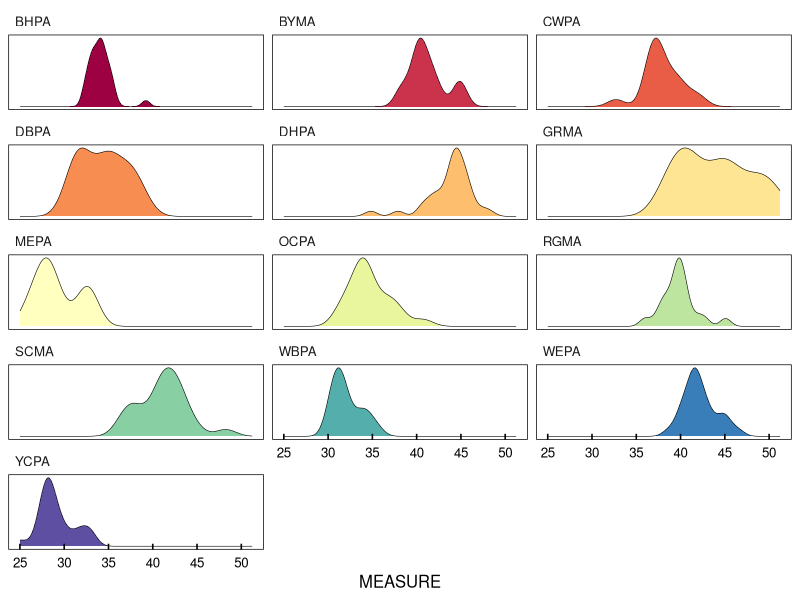
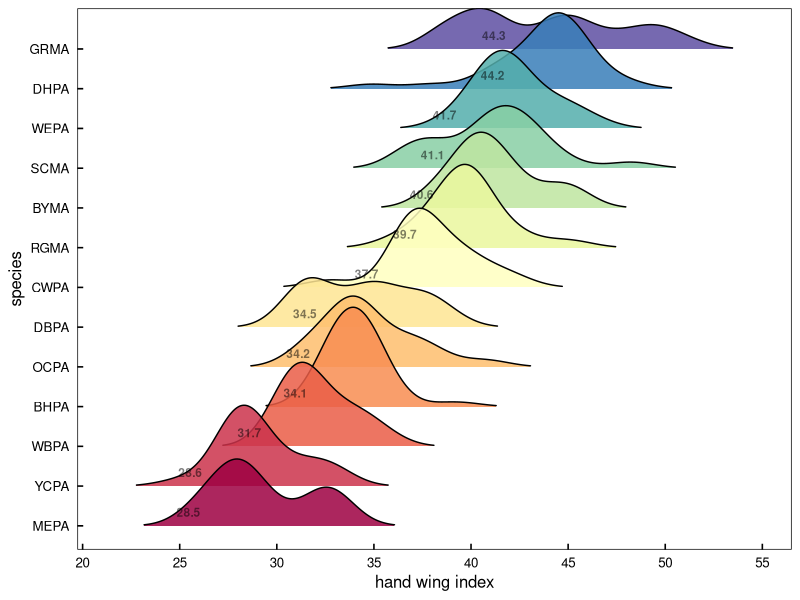
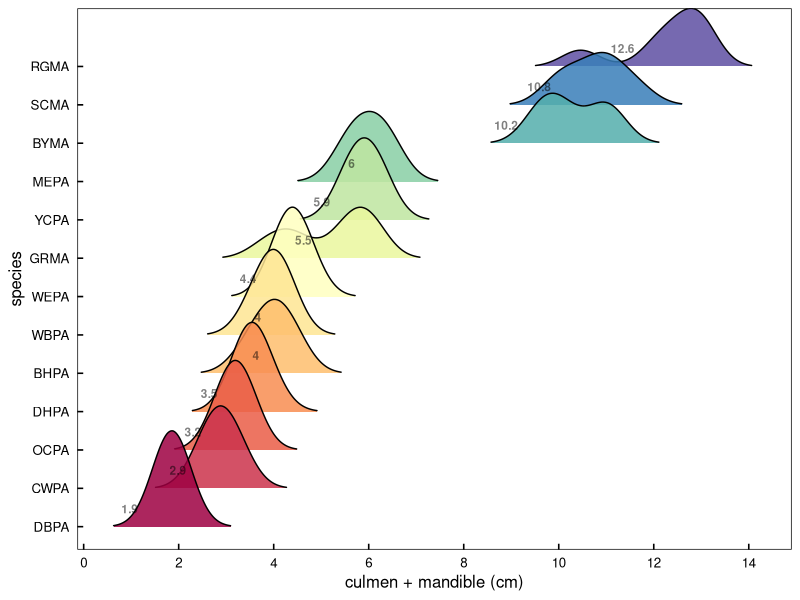
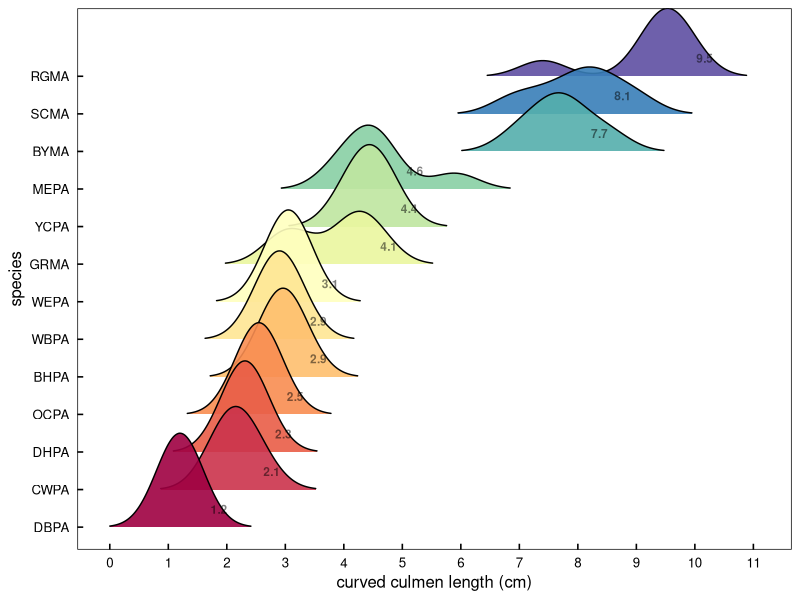
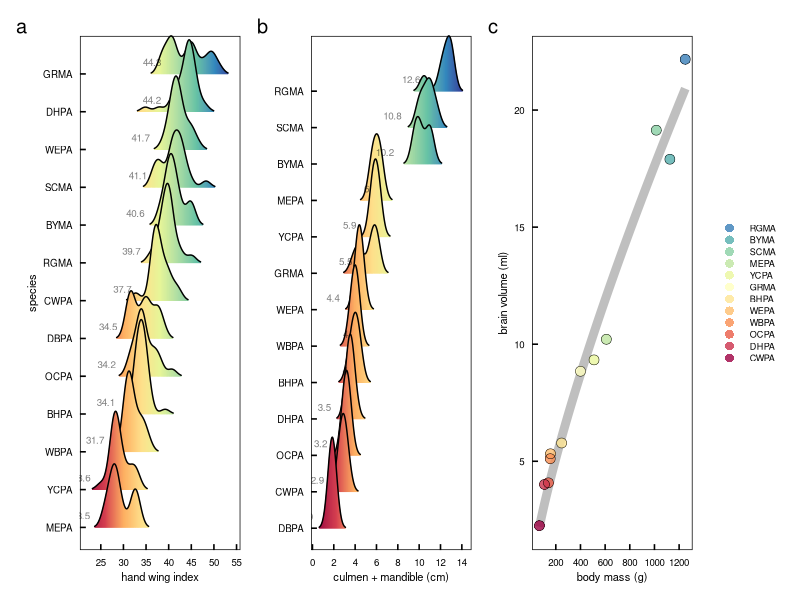

These charts were generated, in order, by the following R code:
#### this script is exploring the morphometric data 
#### from parrots, macaws, and parakeets measured in museums
#### interested in factors contributing to social roles and hierarchies
#### then some basic dataviz


library(ggplot2)      # plotting and viz
library(plyr)         # legacy df manipulation
library(dplyr)        # variable grouping and manipulation
library(reshape)      # legacy df manipulation
library(data.table)   # legacy functions on df 
library(tidyr)        # gathering and spreading
library(zoo)          # roll mean
library(ggthemes)     # helpful ggplot themes
library(forcats)
library(scales)
library(RColorBrewer) # pretty colors
library(ggridges)
library(colorspace)
library(patchwork)


# my custom ggplot theme
themeKV <- theme_few()+
  theme(strip.background = element_blank(),
        axis.line = element_blank(),
        axis.text.x = element_text(colour = "black", margin = margin(0.2, unit = "cm")),
        axis.text.y = element_text(colour = "black", margin = margin(c(1, 0.2), unit = "cm")),
        axis.ticks.x = element_line(colour = "black"), axis.ticks.y = element_line(colour = "black"),
        axis.ticks.length=unit(-0.15, "cm"),element_line(colour = "black", linewidth=.25),
        panel.border = element_rect(colour = "black", fill=NA, linewidth=.5),
        legend.title=element_blank(),
        strip.text=element_text(hjust=0))


#### read in beak and wing morph data
# setwd("/Users/kylevanhoutan/colpa_flock/")
morphs <- read.csv('data/museo_morphs.csv')

#### subset full data set for just wing data 
# focusing here on dispersal ability, so pulling "wing_Hwi" 
# wing_Hwi = hand wing index from Claramunt & Wright 2017, https://doi.org/10.1201/9781315120454
morph_HWi <- subset(morphs, MORPH == "wing_Hwi")
morph_HWi <- morph_HWi[!(morph_HWi$CODE == ""), ]  # remove blank entries in species CODE, for congeners that haven't been rescaled and assigned a CODE

# make a density plot, facet by species CODE
colourCount = length(unique(morph_HWi$CODE)) # but first expand the 11 brewer palette categories
getPalette = colorRampPalette(brewer.pal(11, "Spectral")) # interpolate colors to fit the 13 parrot species
Spectral13 <- getPalette(colourCount) # 13 color Spectral palette 

# then make the plot and call in the expanded Brewer pal
ggplot(morph_HWi, aes(x = MEASURE, fill = CODE)) + 
  themeKV + theme(legend.position = "none") +
  scale_fill_manual(values = Spectral13) +
  #  scale_fill_brewer(palette = "Spectral") +
  theme(axis.text.y = element_blank(),
        axis.title.y = element_blank(),
        axis.ticks.y = element_blank()) +
    geom_density(size = 0.2) +
  facet_wrap(~CODE, ncol=3, scales = "free_y") +
  scale_x_continuous(breaks = seq(20, 50, by = 5))

# same data, but using ridgeline plot w/o faceting
# again use above expanded Brewer palette
ggplot(morph_HWi, aes(x = MEASURE, y = fct_reorder(CODE,MEASURE), fill = fct_reorder(CODE,MEASURE))) + 
# both y and fill are reordered by CODE's median value of MEASURE 
  themeKV + theme(legend.position = "none") +
  scale_fill_manual(values = getPalette(colourCount)) +
  geom_density_ridges(scale = 2.5, alpha = 0.85, size = 0.2, rel_min_height = 0.01, bandwidth = 1.2) +
  stat_summary(geom = "text", fontface = "bold", alpha = 0.5, size = 3, vjust = -1, hjust = 3,
               fun = "median", aes(label = round(after_stat(x), 1))) +
  scale_x_continuous(breaks = seq(20, 60, by = 5)) + 
  xlab("hand wing index") + ylab("species")


# same data, but ridgeline plot continuous x axis fill 
p1 <- ggplot(morph_HWi, aes(x = MEASURE, y = fct_reorder(CODE,MEASURE), fill = after_stat(x))) + 
  # just y is reordered by CODE's median value of MEASURE of HWi 
  themeKV + theme(legend.position = "none",
                  axis.text.x = element_text(size = 7),
                  axis.title.x = element_text(size = 8),
                  axis.text.y = element_text(size = 7),
                  axis.title.y = element_text(size = 8),) +
  geom_density_ridges_gradient(scale = 2.5, alpha = 0.2, size = 0.2, rel_min_height = 0.01, bandwidth = 1) +
  scale_fill_gradientn(colours = c("#9e0142", "#d53e4f",  "#fdae61", "#fee08b", "#e6f598", "#abdda4", "#66c2a5", "#3288bd", "#313695")) +
  # more detail at https://ggplot2.tidyverse.org/reference/scale_gradient.html
  # also here https://r-graphics.org/recipe-colors-palette-continuous
  stat_summary(geom = "text", alpha = 0.5, size = 2.5, vjust = -1, hjust = 2.5,
               fun = "median", aes(label = round(after_stat(x), 1))) +
  scale_x_continuous(breaks = seq(25, 55, by = 5)) + 
  xlab("hand wing index") + 
  ylab("species")

# the distiller command doesn't work well here as it melds only 7 discrete colors 
# from an existing palette, like viridis or brewer
# see documentation here https://cran.r-project.org/web/packages/ggplot2/ggplot2.pdf



#### subset full data set for beak data
# focusing here on beak as a weapon, so want size
# pulling "culm_mand_SL" 
# culm_mand_SL = cumulative straight length of culmen and mandible in cm
morph_CMs <- subset(morphs, MORPH == "culm_mand_SL")
morph_CMs <- morph_CMs[!(morph_CMs$CODE == ""), ]  # remove blank entries in species CODE, for congeners that haven't been rescaled and assigned a CODE


colourCount = length(unique(morph_CMs$CODE))
getPalette = colorRampPalette(brewer.pal(11, "Spectral"))

# make ridgeline/joy plot of beak size
ggplot(morph_CMs, aes(x = MEASURE, y = fct_reorder(CODE,MEASURE), fill = fct_reorder(CODE,MEASURE))) + 
  # both y and fill are reordered by CODE's median value of MEASURE 
  themeKV + theme(legend.position = "none") +
  scale_fill_manual(values = getPalette(colourCount)) +
  geom_density_ridges(scale = 2.5, alpha = 0.85, size = 0.25, rel_min_height = 0.01, bandwidth = 0.4) +
  stat_summary(geom = "text", fontface = "bold", alpha = 0.5, size = 3, vjust = -1.5, hjust = 3,
               fun = "median", aes(label = round(after_stat(x), 1))) +
  scale_x_continuous(breaks = seq(0, 16, by = 2)) + 
  xlab("culmen + mandible (cm)") + ylab("species")


# same data, but ridgeline plot continuous x axis fill 
p2 <- ggplot(morph_CMs, aes(x = MEASURE, y = fct_reorder(CODE,MEASURE), fill = after_stat(x))) + 
  # just y is reordered by CODE's median value of MEASURE of CMs
  themeKV + theme(legend.position = "none",
                  axis.text.x = element_text(size = 7),
                  axis.title.x = element_text(size = 8),
                  axis.text.y = element_text(size = 7),
                  axis.title.y = element_text(size = 0),) +
  scale_fill_gradientn(colours = c("#9e0142", "#d53e4f",  "#fdae61", "#fee08b", "#e6f598", "#abdda4", "#66c2a5", "#3288bd", "#313695")) +
  #  scale_fill_distiller(palette = "Spectral", direction = 1) + # continuous 7 color Brewer
  geom_density_ridges_gradient(scale = 2.5, alpha = 0.6, size = 0.2, rel_min_height = 0.01, bandwidth = 0.4) +
  stat_summary(geom = "text", alpha = 0.5, size = 2.5, vjust = -1, hjust = 2.5,
               fun = "median", aes(label = round(after_stat(x), 1))) +
  scale_x_continuous(breaks = seq(0, 16, by = 2)) + 
  xlab("culmen + mandible (cm)") + 
  ylab("species")



#### subset full data set for beak data
# focusing here on beak as a weapon, so want size
# pulling "culmen_CL" 
# culmen_CL = curved culmen length in cm
morph_CCL <- subset(morphs, MORPH == "culmen_CL")
morph_CCL <- morph_CCL[!(morph_CCL$CODE == ""), ]  # remove blank entries in species CODE, for congeners that haven't been rescaled and assigned a CODE

colourCount = length(unique(morph_CCL$CODE))
getPalette = colorRampPalette(brewer.pal(11, "Spectral"))

# make ridgeline/joy plot of beak size
ggplot(morph_CCL, aes(x = MEASURE, y = fct_reorder(CODE,MEASURE), fill = fct_reorder(CODE,MEASURE))) + 
  # both y and fill are reordered by CODE's median value of MEASURE 
  themeKV + theme(legend.position = "none") +
  scale_fill_manual(values = getPalette(colourCount)) +
  geom_density_ridges(scale = 2.5, alpha = 0.9, size = 0.25, rel_min_height = 0.01, bandwidth = 0.4) +
  scale_x_continuous(breaks = seq(0, 12, by = 1)) + 
  stat_summary(geom = "text", fontface = "bold", alpha = 0.5, size = 3, vjust = -1.5, hjust = -1.8,
               fun = "median", aes(label = round(after_stat(x), 1))) +
  xlab("curved culmen length (cm)") + ylab("species")


#### read in body mass and brain volume data
massvol <- read.csv('data/body_brain.csv')

#### bar plot of body mass
p3 <- ggplot(massvol, aes(x = MASS_g, color = MASS_g, 
                          y = fct_reorder(CODE, MASS_g))) + # reorder for geom_col
  themeKV + theme(legend.position = "none",
        axis.ticks.y = element_blank(),
        axis.title.x = element_text(size = 8),
        axis.title.y = element_text(size = 0),
        axis.text.x = element_text(size = 7),
        axis.text.y = element_text(size = 6)) + 
  geom_col(alpha = 0.85, width = 0.85) + # width controls gaps between bars
  # scale_y_continuous(breaks = seq(0, 40, by = 5)) +
  scale_x_continuous(breaks = seq(0, 1400, by = 200)) +
  xlab("body mass (g)")


#### allometric function of body mass vs brain volume
## model fit is power function, residuals form this model interpreted as proxy for cognitive aptitude
## see JR Krebs & NB Davies (1993) Introduction to behavioral ecology. Blackwell: Oxford UK, p 30  

p4 <- ggplot(massvol, aes(x = MASS_g, y = BRAIN_ml)) + 
  themeKV + theme(legend.position = "none",
                  axis.text.x = element_text(size = 7),
                  axis.title.x = element_text(size = 8),
                  axis.text.y = element_text(size = 7),
                  axis.title.y = element_text(size = 8),) +
  geom_line(alpha = 0.25, size = 3, color = '#000000',
            stat = "smooth", method = 'nls', formula = 'y~a*x^b', # power fit using non-linear squares regression
              method.args = list(start= c(a = 1,b=1)), se = FALSE) + 
  geom_point(shape =16, size = 3.2, alpha = 0.8, 
             aes(color = MASS_g)) +
  geom_point(shape = 1,size = 3.2, colour = "black", stroke = 0.25,) +
  scale_colour_gradientn(colours = c("#9e0142", "#d53e4f",  "#fdae61", "#fee08b", "#e6f598", "#abdda4", "#66c2a5", "#3288bd", "#313695")) +
  scale_y_continuous(breaks = seq(0, 25, by = 5)) +
  scale_x_continuous(breaks = seq(0, 1400, by = 200)) +
  xlab("body mass (g)") + 
  ylab("brain volume (ml)")


# try this plot a different way, ranking by CODE class
# but means have to force expand the palette

p5 <- ggplot(massvol, aes(x = MASS_g, y = BRAIN_ml)) + 
  themeKV + theme(axis.text.x = element_text(size = 7),
                  axis.title.x = element_text(size = 8),
                  axis.text.y = element_text(size = 7),
                  axis.title.y = element_text(size = 8),
                  legend.key.height = unit(0.3, 'cm'), # shrink the native height of legend
                  legend.text = element_text(size=6.5)) + # reduce font size on legend
  geom_line(alpha = 0.25, size = 3, color = '#000000',
            stat = "smooth", method = 'nls', formula = 'y~a*x^b', # power fit using non-linear squares regression
            method.args = list(start= c(a = 1,b=1)), se = FALSE) + 
  geom_point(shape = 16, size = 3.2, alpha = 0.8, 
             aes(color = fct_reorder(CODE,MASS_g))) + # color by CODE, sorted big to small by MASS_g
  scale_color_manual(values = Spectral13) +
  geom_point(shape = 1,size = 3.2, colour = "black", stroke = 0.25,) +
  scale_y_continuous(breaks = seq(0, 25, by = 5)) +
  scale_x_continuous(breaks = seq(0, 1400, by = 200)) +
  xlab("body mass (g)") + 
  ylab("brain volume (ml)") +
  guides(color = guide_legend(reverse=TRUE, # reverse legend sort order to match data sort
                              override.aes = list(size=2.6))) # reduce point size in legend
  

layout <- "
ABC"
p1 + p2 + p5 + 
  plot_layout(design = layout) +
  plot_annotation(tag_levels = 'a') # add panel labels a, b, c... etc
